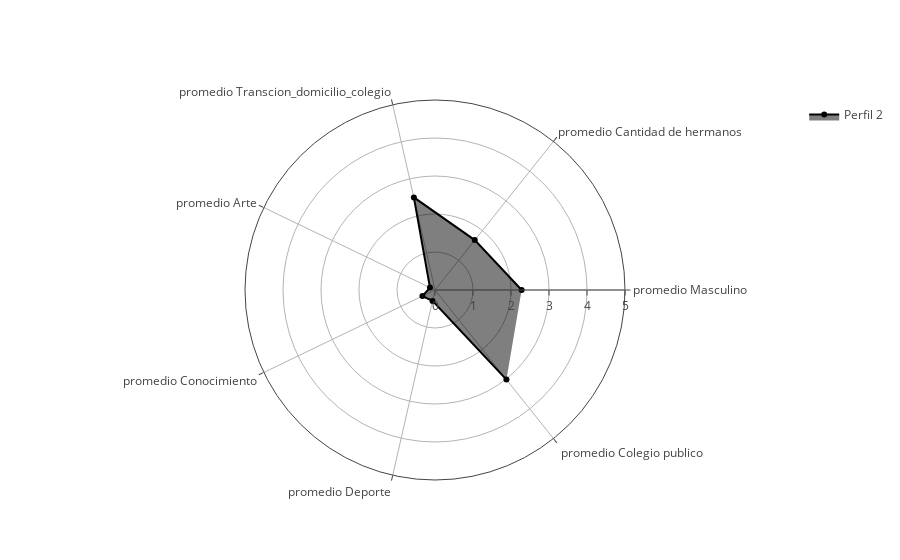

Here is the notebook cell this chart was saved with:
### Code cell
db2 = plot_Fig5(db)

fig_spy = go.Figure()
fig_spy.add_trace(go.Scatterpolar(
        r=db2.mean()*5,
        theta=db2.columns,
        fill='toself',
        name=cl
))
fig_spy.update_layout(
    polar=dict(
    radialaxis=dict(
        visible=True,
        range=[0, 5]
    )),
    showlegend=True
)

### Figure 1 — Plotly figure (JSON) as saved in the notebook; plotly's stock layout.template omitted (floating-point values rounded to 4 significant figures)
{"data": [{"fill": "toself", "name": "Perfil 2", "r": [2.279, 1.679, 2.5, 0.1471, 0.3676, 0.2941, 3.015], "theta": ["promedio Masculino", "promedio Cantidad de hermanos", "promedio Transcion_domicilio_colegio", "promedio Arte", "promedio Conocimiento", "promedio Deporte", " promedio Colegio publico"], "type": "scatterpolar"}], "layout": {"autosize": true, "polar": {"angularaxis": {"type": "category"}, "radialaxis": {"autorange": false, "range": [0, 5], "type": "linear", "visible": true}}, "showlegend": true}}
